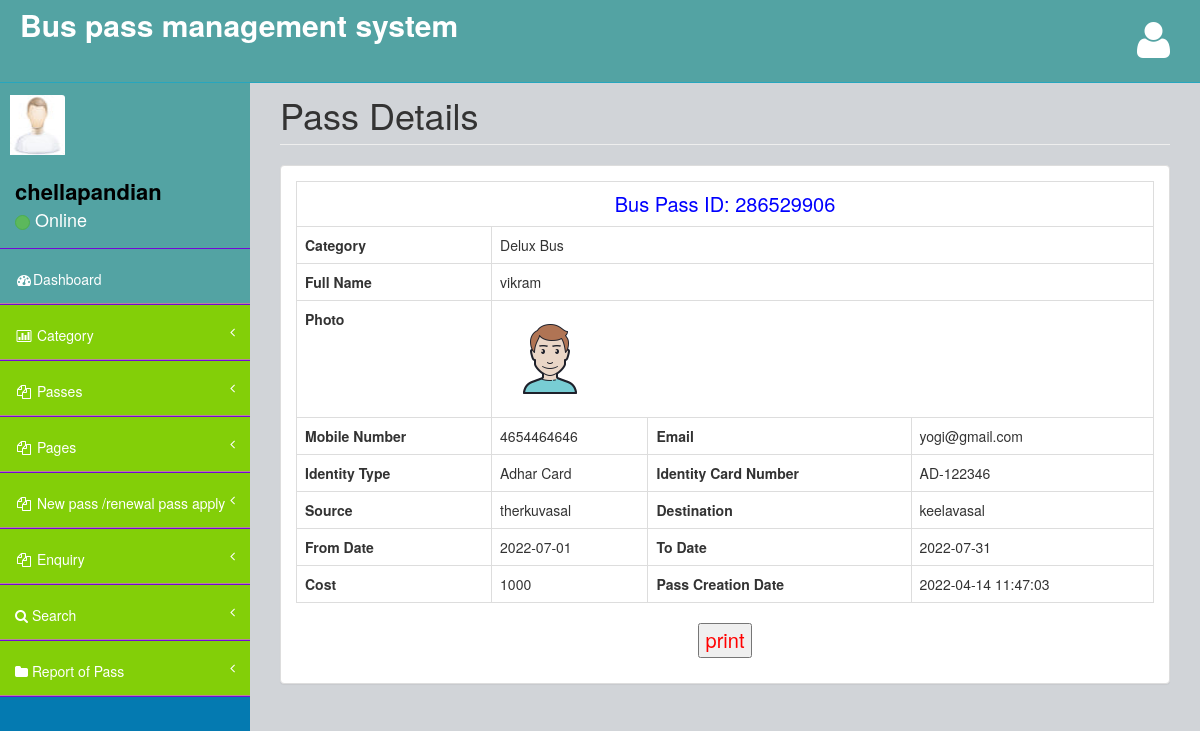
Screenshot of /admin/view-pass-detail.php?viewid=1 (signed in) with the database file from the repository.
### tables this page shows
CREATE TABLE `tblpass` (
  `ID` int(10) NOT NULL,
  `PassNumber` varchar(200) DEFAULT NULL,
  `FullName` varchar(200) DEFAULT NULL,
  `ProfileImage` varchar(200) DEFAULT NULL,
  `ContactNumber` bigint(10) DEFAULT NULL,
  `Email` varchar(200) DEFAULT NULL,
  `IdentityType` varchar(200) DEFAULT NULL,
  `IdentityCardno` varchar(200) DEFAULT NULL,
  `Category` varchar(100) DEFAULT NULL,
  `Source` varchar(200) DEFAULT NULL,
  `Destination` varchar(200) DEFAULT NULL,
  `FromDate` varchar(200) DEFAULT NULL,
  `ToDate` varchar(200) DEFAULT NULL,
  `Cost` decimal(10,0) DEFAULT NULL,
  `PasscreationDate` timestamp NULL DEFAULT current_timestamp()
);

### admin/view-pass-detail.php (the view, shortened to what this page needs)
<?php
include('includes/dbconnection.php');
if (strlen($_SESSION['bpmsaid']==0)) {
  header('location:logout.php');
  } else{
?>
<!DOCTYPE html>
<html>
<head>
    <link href="assets/plugins/bootstrap/bootstrap.css" rel="stylesheet" />
    <link href="assets/font-awesome/css/font-awesome.css" rel="stylesheet" />
    <link href="assets/plugins/pace/pace-theme-big-counter.css" rel="stylesheet" />
   <link href="assets/css/style.css" rel="stylesheet" />
      <link href="assets/css/main-style.css" rel="stylesheet" />
</head>
<body>
    <div id="wrapper">
      <?php include_once('includes/header.php');?>
        <?php include_once('includes/sidebar.php');?>
          <div id="page-wrapper">
            <div class="row">
                <div class="col-lg-12">
                    <h1 class="page-header">Pass Details</h1>
                </div>
            </div>
            <div class="row">
                <div class="col-lg-12">
                    <div class="panel panel-default">
                        <div class="panel-body">
                            <div class="row" id="divToPrint">
                                <div class="col-lg-12">
                                   <?php
$vid=$_GET['viewid'];
$sql="SELECT * from  tblpass where ID=$vid";
$query = $dbh -> prepare($sql);
$query->execute();
$results=$query->fetchAll(PDO::FETCH_OBJ);
$cnt=1;
if($query->rowCount() > 0)
{
foreach($results as $row)
{               ?>
                                    <table border="1" class="table table-bordered" >
                                    <tr align="center">
<td colspan="6" style="font-size:20px;color:blue">
 Bus Pass ID: <?php  echo ($row->PassNumber);?></td></tr>
   <tr>
        <th scope>Category</th>
    <td colspan="3"><?php  echo ($row->Category);?></td>
  </tr>
<tr>
    <th scope>Full Name</th>
    <td colspan="3"><?php  echo ($row->FullName);?></td>
  </tr>
  <tr>
    <th scope>Photo</th>
    <td colspan="3"><img src="images/<?php  echo ($row->ProfileImage);?>" width="100" height="100"></td>
  </tr>
  <tr>
    <th scope>Mobile Number</th>
    <td><?php  echo ($row->ContactNumber);?></td>
    <th scope>Email</th>
    <td><?php  echo ($row->Email);?></td>
  </tr>
<tr>
    <th scope>Identity Type</th>
    <td><?php  echo ($row->IdentityType);?></td>
    <th scope>Identity Card Number</th>
    <td><?php  echo ($row->IdentityCardno);?></td>
  </tr>
  <tr>
    <th scope>Source</th>
    <td><?php  echo ($row->Source);?></td>
    <th scope>Destination</th>
    <td><?php  echo ($row->Destination);?></td>
  </tr>
<tr>
    <th scope>From Date</th>
    <td><?php  echo ($row->FromDate);?></td>
    <th scope>To Date</th>
    <td><?php  echo ($row->ToDate);?></td>
  </tr>
  <tr>
    <th scope>Cost</th>
    <td><?php  echo ($row->Cost);?></td>
    <th scope>Pass Creation Date</th>
    <td><?php  echo ($row->PasscreationDate);?></td>
  </tr>
   <?php $cnt=$cnt+1;}} ?>
   </table>
   <p style="text-align: center;font-size: 20px;color: red">
  <input type="button" value="print" onclick="PrintDiv();" /></p>
                                </div>
                            </div>
                        </div>
                    </div>
                </div>
            </div>
        </div>
    </div>
</body>
</html>
<?php }  ?>

### admin/includes/header.php (shortened to what this page needs)
<nav class="navbar navbar-default navbar-fixed-top" role="navigation" id="navbar">
            <div class="navbar-header">
                <a class="navbar-brand" href="dashboard.php">
                    <strong style="color: white;font-size: 30px">Bus pass management system</strong>
                </a>
            </div>
            <ul class="nav navbar-top-links navbar-right">
                <li class="dropdown">
                    <a class="dropdown-toggle" data-toggle="dropdown" href="#">
                        <i class="fa fa-user fa-3x"></i>
                    </a>
                </li>
            </ul>
        </nav>

### admin/includes/sidebar.php (shortened to what this page needs)
<?php
include('includes/dbconnection.php');
?>
        <nav class="navbar-default navbar-static-side" role="navigation">
            <div class="sidebar-collapse">
                <ul class="nav" id="side-menu">
                    <li>
                        <div class="user-section">
                            <div class="user-section-inner">
                                <img src="assets/img/user.jpg" alt="">
                            </div>
                            <div class="user-info">
                                <?php
$aid=$_SESSION['bpmsaid'];
$sql="SELECT AdminName from  tbladmin where ID=:aid";
$query = $dbh -> prepare($sql);
$query->bindParam(':aid',$aid,PDO::PARAM_STR);
$query->execute();
$results=$query->fetchAll(PDO::FETCH_OBJ);
$cnt=1;
if($query->rowCount() > 0)
{
foreach($results as $row)
{               ?>
                                <div><strong><?php  echo $row->AdminName;?></strong></div>
                                <div class="user-text-online">
                                    <span class="user-circle-online btn btn-success btn-circle "></span>&nbsp;Online
                                </div>
                            </div>
                            <?php $cnt=$cnt+1;}} ?>
                        </div>
                    </li>
                    <li class="selected">
                        <a href="dashboard.php"><i class="fa fa-dashboard fa-fw"></i>Dashboard</a>
                    </li>
                    <li>
                        <a href="#"><i class="fa fa-bar-chart-o fa-fw"></i> Category<span class="fa arrow"></span></a>
                    </li>
                    <li>
                        <a href="#"><i class="fa fa-files-o fa-fw"></i> Passes<span class="fa arrow"></span></a>
                    </li>
                    <li>
                        <a href="#"><i class="fa fa-files-o fa-fw"></i> Pages<span class="fa arrow"></span></a>
                            <li>
                        <a href="#"><i class="fa fa-files-o fa-fw"></i> New pass /renewal pass apply<span class="fa arrow"></span></a>
                    </li>
                    <li>
                        <a href="#"><i class="fa fa-files-o fa-fw"></i> Enquiry<span class="fa arrow"></span></a>
                    </li>
                    <li>
                        <a href="search-pass.php"><i class="fa fa-search"></i>  Search<span class="fa arrow"></span></a>
                        </li>
                        <li>
                        <a href="pass-bwdates-report.php"><i class="fa fa-folder"></i>  Report of Pass<span class="fa arrow"></span></a>
                        </li>
                </ul>
            </div>
        </nav>

### admin/assets/css/style.css (style rules this page uses)
body { background-color: #f8f8f8; }
#wrapper { width: 100%; margin-top: 55px!important; background-color:#047ab1; }
#page-wrapper { padding: 0 15px; min-height: 568px; background-color:rgb(209, 212, 216); }
.navbar-static-side ul li { border-bottom:1px solid #740ad6 !important; }
.navbar-top-links li { display: inline-block; }
.navbar-top-links li:last-child { margin-right: 15px; }
.navbar-top-links li a { padding: 20px; min-height: 50px; }
.arrow { float: right; }
.fa.arrow:before { content: "\f104"; }
@media (min-width:768px) { .navbar-static-side { z-index: 1; position: absolute; width: 250px; } }
.btn-circle { width: 30px; height: 30px; padding: 6px 0; border-radius: 15px; text-align: center; font-size: 12px; line-height: 1.428571429; }

### admin/assets/css/main-style.css (style rules this page uses)
.user-section-inner { height: 65px; width: 65px; -moz-border-radius: 3px; -webkit-border-radius: 3px; border-radius: 3px; overflow: hidden; display: inline-block; float: left; margin-right: 15px; margin-top: 20px; }
.user-section-inner img { margin-left:10px; width:55px; height:60px; }
.user-info { display: block; color:#000!important; display: inline-block; padding: 15px; margin-bottom: 0px }
.user-text-online { font-size:18px; color:#fff }
.user-circle-online { width: 15px!important; height: 15px!important; }
.navbar-top-links > li > a { color: #FFFFFF; }
.nav > li > a { padding: 20px 15px; }
#side-menu { background-color:#83cf08; }
#side-menu a { color:#fff; border-bottom: 1px solid #b8849c !important; height: 55px; }
.selected { background-color:rgb(83, 163, 163); }
#navbar { background-color:rgb(83, 163, 163); }
.navbar-brand { padding-left:20px; }
.navbar-default { border-color: #27A6BE; }
@media (min-width:768px) { #page-wrapper { position: inherit; margin: 0 0 0 250px; padding: 0 30px; min-height: 1000px; } }

### rows the page displays
tblpass: PassNumber "286529906", Category "Delux Bus", FullName "vikram", ProfileImage (picture), ContactNumber "4654464646", Email "yogi@gmail.com", IdentityType "Adhar Card", IdentityCardno "AD-122346", Source "therkuvasal", Destination "keelavasal", FromDate "2022-07-01", ToDate "2022-07-31", Cost "1000", PasscreationDate "2022-04-14 11:47:03"

### other values shown
$row->AdminName "chellapandian"
